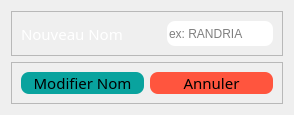
                        <widget class="QWidget" name="tab_14">
                         <attribute name="title">
                          <string>Modifier Nom</string>
                         </attribute>
                         <layout class="QVBoxLayout" name="verticalLayout_28">
                          <item>
                           <widget class="QFrame" name="frame_82">
                            <property name="frameShape">
                             <enum>QFrame::StyledPanel</enum>
                            </property>
                            <property name="frameShadow">
                             <enum>QFrame::Raised</enum>
                            </property>
                            <layout class="QHBoxLayout" name="horizontalLayout_57">
                             <item>
                              <widget class="QLabel" name="label_42">
                               <property name="minimumSize">
                                <size>
                                 <width>140</width>
                                 <height>0</height>
                                </size>
                               </property>
                               <property name="maximumSize">
                                <size>
                                 <width>60</width>
                                 <height>16777215</height>
                                </size>
                               </property>
                               <property name="font">
                                <font>
                                 <family>Quicksand Light</family>
                                 <pointsize>11</pointsize>
                                </font>
                               </property>
                               <property name="styleSheet">
                                <string notr="true">QFrame{
border-radius:10px;
color: #FFF;
}</string>
                               </property>
                               <property name="text">
                                <string>Nouveau Nom</string>
                               </property>
                              </widget>
                             </item>
                             <item>
                              <widget class="QLineEdit" name="eleve_nom_modif_in_db_new">
                               <property name="minimumSize">
                                <size>
                                 <width>0</width>
                                 <height>25</height>
                                </size>
                               </property>
                               <property name="maximumSize">
                                <size>
                                 <width>16777215</width>
                                 <height>25</height>
                                </size>
                               </property>
                               <property name="styleSheet">
                                <string notr="true">*{
color: #000;
background:#FFF;
border-radius:8px;
}</string>
                               </property>
                               <property name="placeholderText">
                                <string>ex: RANDRIA</string>
                               </property>
                              </widget>
                             </item>
                            </layout>
                           </widget>
                          </item>
                          <item>
                           <widget class="QFrame" name="frame_60">
                            <property name="frameShape">
                             <enum>QFrame::StyledPanel</enum>
                            </property>
                            <property name="frameShadow">
                             <enum>QFrame::Raised</enum>
                            </property>
                            <layout class="QHBoxLayout" name="horizontalLayout_58">
                             <item>
                              <widget class="QPushButton" name="btn_modif_eleve_nom_in_db_new">
                               <property name="maximumSize">
                                <size>
                                 <width>150</width>
                                 <height>40</height>
                                </size>
                               </property>
                               <property name="font">
                                <font>
                                 <family>Quicksand Light</family>
                                 <pointsize>11</pointsize>
                                </font>
                               </property>
                               <property name="styleSheet">
                                <string notr="true">*{
background:rgb(9, 163, 158);
border-radius:8px;
}
QPushButton:hover{
background:rgb(13, 58, 53);
color:#FFF;
font-size:18px;
}
QPushButton:pressed{
background:rgb(98, 255, 237);
}</string>
                               </property>
                               <property name="text">
                                <string>Modifier Nom</string>
                               </property>
                              </widget>
                             </item>
                             <item>
                              <widget class="QPushButton" name="pushButton_23">
                               <property name="maximumSize">
                                <size>
                                 <width>150</width>
                                 <height>40</height>
                                </size>
                               </property>
                               <property name="font">
                                <font>
                                 <family>Quicksand Light</family>
                                 <pointsize>11</pointsize>
                                </font>
                               </property>
                               <property name="styleSheet">
                                <string notr="true">*{
background:rgb(255, 85, 62);
border-radius:8px;
}
QPushButton:hover{
background:rgb(198, 66, 43);
color:#FFF;
font-size:18px;
}
QPushButton:pressed{
background:rgb(255, 142, 114);
}</string>
                               </property>
                               <property name="text">
                                <string>Annuler</string>
                               </property>
                              </widget>
                             </item>
                            </layout>
                           </widget>
                          </item>
                         </layout>
                        </widget>
